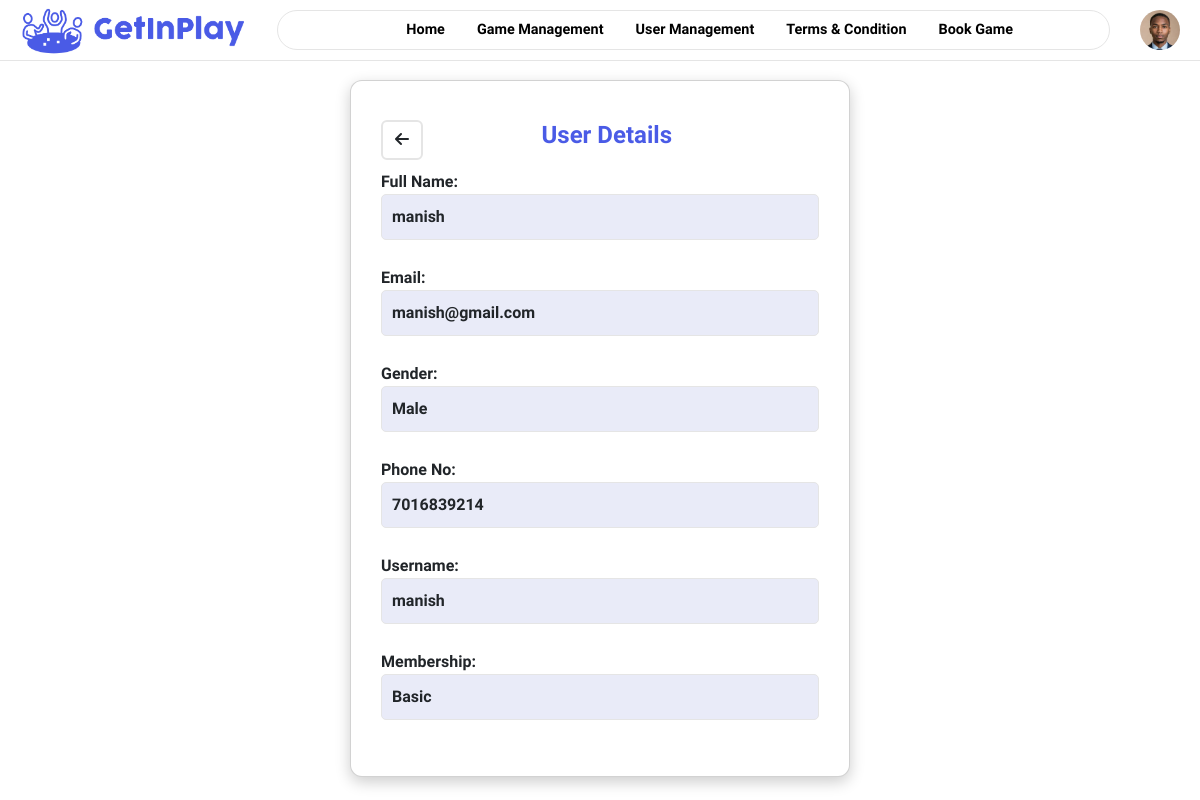
The app's page /final_project/admin/user_management/view_user.php?id=75 with its own data.
### tables this page shows
CREATE TABLE `register` (
  `id` int(11) NOT NULL,
  `full_name` varchar(100) NOT NULL,
  `email` text NOT NULL,
  `phone_no` text NOT NULL,
  `gender` enum('Male','Female') NOT NULL,
  `username` varchar(100) NOT NULL,
  `user_password` varchar(100) NOT NULL,
  `membership_id` int(11) NOT NULL,
  `deleteval` int(11) NOT NULL DEFAULT 1
);

CREATE TABLE `membership` (
  `id` int(11) NOT NULL,
  `name` varchar(100) NOT NULL
);

### final_project/admin/user_management/view_user.php (the view, shortened to what this page needs)
<?php
include('../connect_database.php');
if (isset($_GET['id']) && is_numeric($_GET['id'])) {
    $user_id = $_GET['id'];
    $stmt = $conn->prepare("SELECT r.*, m.name AS membership_name
        FROM register r
        LEFT JOIN membership m ON r.membership_id = m.id
        WHERE r.id = ?");
    $stmt->bind_param("i", $user_id);
    $stmt->execute();
    $result = $stmt->get_result();
    if ($result->num_rows > 0) {
        $row = $result->fetch_assoc();
    } else {
        header("Location: error.php?message=No employee found with this ID");
        exit;
    }
} else {
    header("Location: error.php?message=Invalid request");
    exit;
}
?>
<!DOCTYPE html>
<html lang="en">
<head>
    <link href="https://cdnjs.cloudflare.com/ajax/libs/font-awesome/6.0.0-beta3/css/all.min.css" rel="stylesheet" />
    <link rel="stylesheet" href="path/to/bootstrap.css" />
    <link href="https://cdn.jsdelivr.net/npm/bootstrap@5.3.0-alpha1/dist/css/bootstrap.min.css" rel="stylesheet">
    <link rel="stylesheet" href="../css/navbar.css">
    <link rel="stylesheet" href="../css/view_user.css">
</head>
<body>
<?php include '../outside_navbar.php' ?>
    <div class="card">
        <div class="aero">
        <button id="exit" class="btn btn-exit" onclick="window.location.href='../user_management.php'"><i class="fa-solid fa-arrow-left"></i></button>
      <h2>User Details</h2>
</div>
        <div class="form-group">
            <label>Full Name:</label>
            <p><?php echo htmlspecialchars($row['full_name']); ?></p>
        </div>
        <div class="form-group">
            <label>Email:</label>
            <p><?php echo htmlspecialchars($row['email']); ?></p>
        </div>
        <div class="form-group">
            <label>Gender:</label>
            <p><?php echo htmlspecialchars($row['gender'] === 'Other' ? 'N/A' : $row['gender']); ?></p>
        </div>
        <div class="form-group">
            <label>Phone No:</label>
            <p><?php echo htmlspecialchars($row['phone_no']); ?></p>
        </div>
        <div class="form-group">
            <label>Username:</label>
            <p><?php echo htmlspecialchars($row['username']); ?></p>
        </div>
        <div class="form-group">
            <label>Membership:</label>
            <p><?php echo htmlspecialchars($row['membership_name']); ?></p>
        </div>
    </div>
</body>
</html>

### final_project/admin/css/navbar.css (style rules this page uses)
* { padding: 0; margin: 0; box-sizing: border-box; }
body { font-family: "Work Sans", serif; font-weight: bold; padding: 0; }

### final_project/admin/css/view_user.css (style rules this page uses)
body { font-family: "Work Sans", serif; background-color: white; color: #333; display: flex; justify-content: center; align-items: center; margin: 0; }
.card { margin-top: 80px; background: white; border-radius: 12px; box-shadow: 0 5px 15px rgba(0, 0, 0, 0.2); padding: 30px; width: 500px; text-align: center; animation: fadeIn 0.5s ease-in-out; }
#exit { border: 2px solid #E5E5E5; }
.aero { display: flex; justify-content: space-between; align-items: center; gap: 1rem; }
.card h2 { color: #4A5BE6; margin-bottom: 20px; font-size: 24px; font-weight: bold; margin-top: 10px; margin-right: 147px; }
.form-group { margin-bottom: 10px; text-align: left; }
.form-group label { font-weight: bold; }
.form-group p { background: #e9ebf8; padding: 10px; border-radius: 5px; border: 1px solid #E5E5E5; font-size: 16px; }

### records on screen
register: full_name "manish", email "manish@gmail.com", gender "Male", phone_no "7016839214", username "manish", membership.name "Basic"
